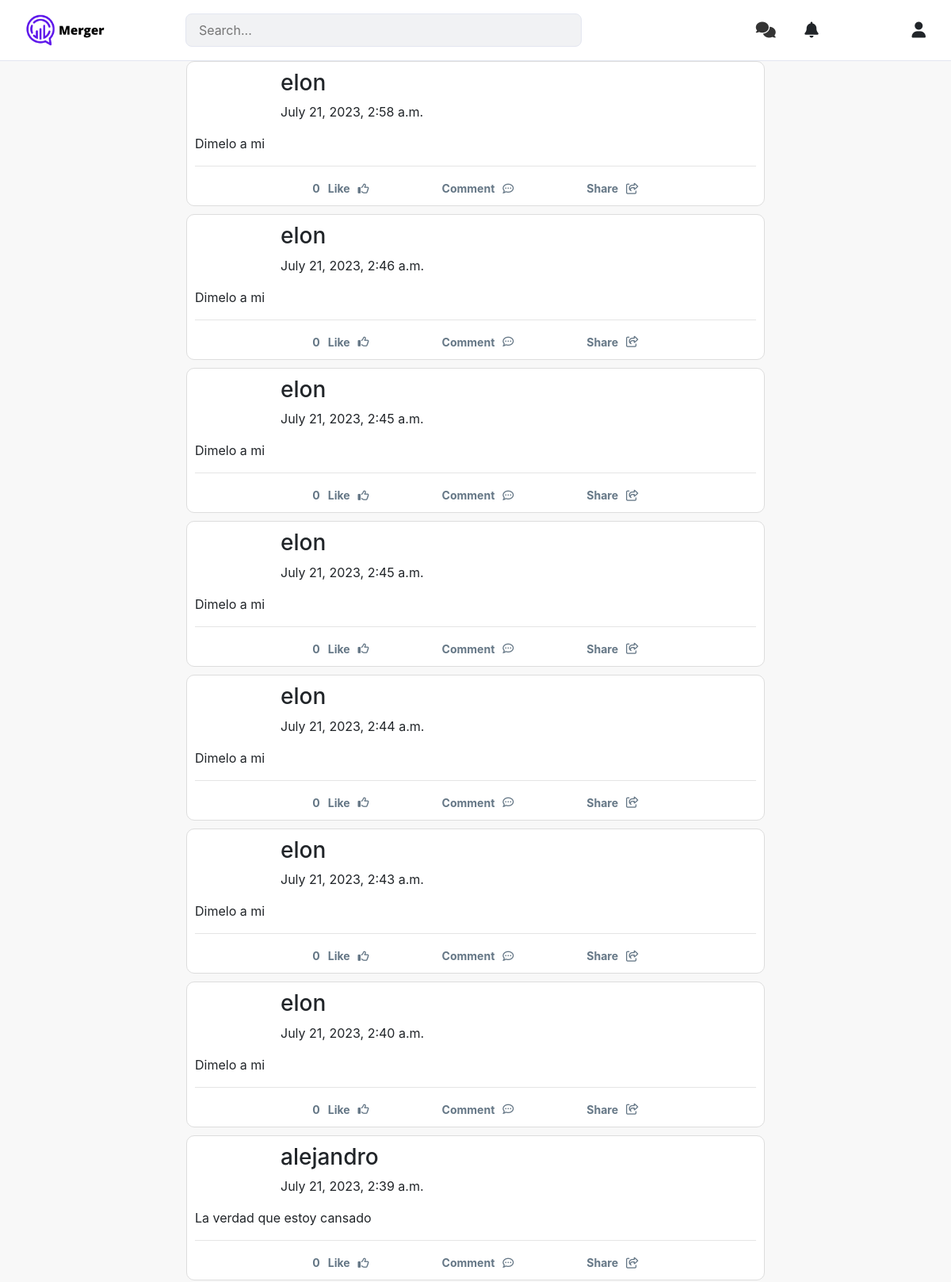
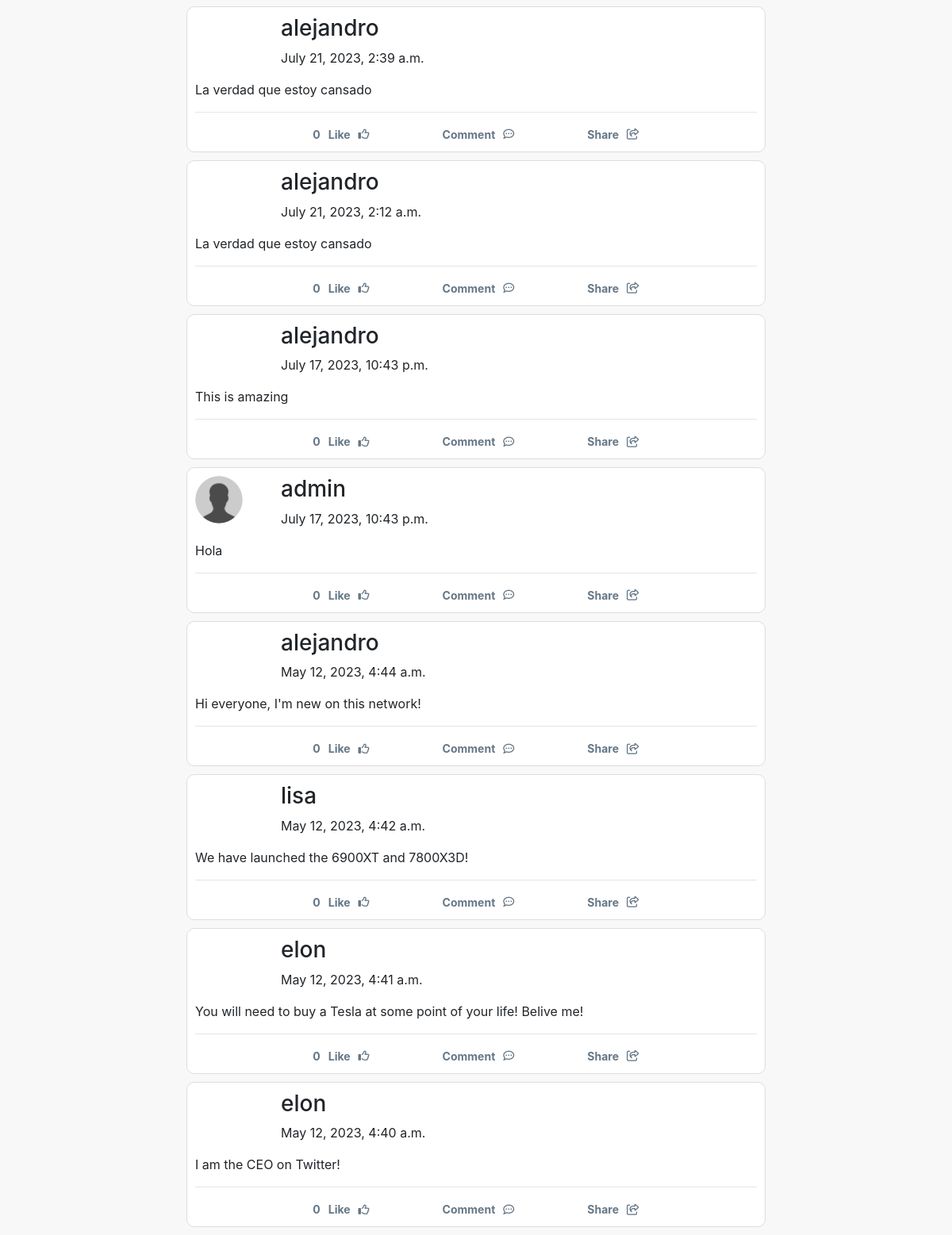
The page / on the database its author committed (2 pictures, top to bottom).
### network/models.py (models this page shows, shortened)
class Post(models.Model):
	owner = models.ForeignKey(User, related_name="posts", on_delete=models.CASCADE)
	content = models.CharField(max_length=200, blank=False, null=False)
	created_date = models.DateTimeField(auto_now_add=True)
	likes = models.IntegerField(default=0)

class User(AbstractUser):
	avatar_img = models.URLField()
	following = models.ManyToManyField('self', related_name='followers', blank=True, symmetrical=False)

### network/views.py (the view)
# urls.py: path("", views.index, name="index"),
def index(request):
	if request.method == 'POST':
		if not request.user.is_authenticated:
			return redirect('index')
		content = request.POST['new_post_content']
		Post.objects.create(owner = request.user, content = content)
	posts = Post.objects.all().order_by('-created_date')
	return render(request, "network/pages/index.html", {'posts': posts})

### network/templates/network/pages/index.html (shortened to what this page needs)
{% extends "network/layout.html" %} {% block body %}
<main class="">
	<div class="wrapper container">
		<div class="row">
			<aside class="col-sm-2">
			</aside>
			<div class="col-sm-8">
				{% include 'network/components/feed.html' %}
			</div>
			<aside class="col-sm-2">
			</aside>
		</div>
	</div>
</main>
{% endblock %}

### network/templates/network/components/feed.html
<section class="feed">
	{% for post in posts %}
	<article class="post">
		<header class="row d-flex flex-row ">
			<div class="col-2 profile-pic">
				{% if post.owner.avatar_img %}
				<img class="profile-pic" src="{{ post.owner.avatar_img }}" alt="" width="60px" />
				{% else %}
				<img class="profile-pic" src="../../static/network/img/dummy_avatar.png" alt="" width="60px" />
				{% endif %}
			</div>
			<div class="col-10 user-info p-0">
				<h3>{{ post.owner.username }}</h3>
				<p>{{ post.created_date }}</p>
			</div>
		</header>
		<div class="content">
			<p>{{ post.content }}</p>
		</div>
		<hr />
		<footer>
			<div class="row actions">
				<button class="button action">
					<p>{{ post.likes }}</p>
					<p>Like</p>
					<i class="fa-regular fa-thumbs-up"></i>
				</button>
				<button class="button action">
					<p>Comment</p>
					<i class="fa-regular fa-comment-dots"></i>
				</button>
				<button class="button action">
					<p>Share</p>
					<i class="fa-regular fa-share-from-square"></i>
				</button>
			</div>
		</footer>
	</article>
	{% endfor %}
</section>

### network/static/network/css/styles.css (style rules this page uses)
main { background-color: #f8f8f8; }
.profile-pic { border-radius: 500px; width: 60px; }
.post { background-color: #fff; border: 1px solid #ddd; border-radius: 10px; margin-bottom: 10px; padding: 10px; }
.actions { padding: 0 20px; display: flex; justify-content: center; align-items: center; gap: 80px; }
.button { display: inline-block; border: none; background-color: transparent; color: #657786; font-size: 14px; font-weight: bold; cursor: pointer; outline: none; transition: color 0.2s; display: flex; justify-content: center; align-items: center; gap: 10px; }
.action p { margin: 0; }

### rows shown on the page
Post: owner.username "elon", created_date "July 21, 2023, 2:58 a.m.", content "Dimelo a mi", likes "0"
Post: owner.username "elon", created_date "July 21, 2023, 2:46 a.m.", content "Dimelo a mi", likes "0"
Post: owner.username "elon", created_date "July 21, 2023, 2:45 a.m.", content "Dimelo a mi", likes "0"
Post: owner.username "elon", created_date "July 21, 2023, 2:45 a.m.", content "Dimelo a mi", likes "0"
Post: owner.username "elon", created_date "July 21, 2023, 2:44 a.m.", content "Dimelo a mi", likes "0"
Post: owner.username "elon", created_date "July 21, 2023, 2:43 a.m.", content "Dimelo a mi", likes "0"
Post: owner.username "elon", created_date "July 21, 2023, 2:40 a.m.", content "Dimelo a mi", likes "0"
Post: owner.username "alejandro", created_date "July 21, 2023, 2:39 a.m.", content "La verdad que estoy cansado", likes "0"
Post: owner.username "alejandro", created_date "July 21, 2023, 2:39 a.m.", content "La verdad que estoy cansado", likes "0"
Post: owner.username "alejandro", created_date "July 21, 2023, 2:12 a.m.", content "La verdad que estoy cansado", likes "0"
Post: owner.username "alejandro", created_date "July 17, 2023, 10:43 p.m.", content "This is amazing", likes "0"
Post: owner.username "admin", created_date "July 17, 2023, 10:43 p.m.", content "Hola", likes "0"
Post: owner.username "alejandro", created_date "May 12, 2023, 4:44 a.m.", content "Hi everyone, I'm new on this network!", likes "0"
Post: owner.username "lisa", created_date "May 12, 2023, 4:42 a.m.", content "We have launched the 6900XT and 7800X3D!", likes "0"
Post: owner.username "elon", created_date "May 12, 2023, 4:41 a.m.", content "You will need to buy a Tesla at some point of your life! Belive me!", likes "0"
Post: owner.username "elon", created_date "May 12, 2023, 4:40 a.m.", content "I am the CEO on Twitter!", likes "0"
